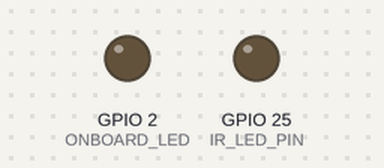
The sketch below on a simulated ESP32. Parts: output pins drawn as LEDs (lit = HIGH). Random numbers use the default seed unless the sketch sets one; no radio packets arrive unless stated; pins used as bus, display or sensor lines are not drawn; what the sketch prints to the serial monitor is not drawn.

Above: at 0.7 s.
Timing chart, 0 to 23.3 s (numbered marks = the images above):
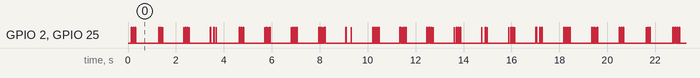

The sketch:

rf_driver.ino
```cpp
#include <SPI.h>
#include <RH_RF69.h>

// ---------- Pins ----------
const int IR_LED_PIN   = 25;  // MOSFET gate for IR LED array
const int ONBOARD_LED  = 2;   // your board's LED (active-HIGH on your unit)

// RFM69 pins (ESP32)
#define RFM69_CS   5
#define RFM69_INT  4     // DIO0
#define RFM69_RST  14
#define RF_FREQUENCY 433.0  // MHz

RH_RF69 rf69(RFM69_CS, RFM69_INT);
bool rf_ok = false;

// ---------- LED helpers ----------
inline void onboardOn()  { digitalWrite(ONBOARD_LED, HIGH); }
inline void onboardOff() { digitalWrite(ONBOARD_LED, LOW);  }
inline void irOn()       { digitalWrite(IR_LED_PIN, HIGH);  }
inline void irOff()      { digitalWrite(IR_LED_PIN, LOW);   }

// ---------- Rhythm primitives ----------
int phase_former(int off_delay_ms, int on_ms) {
  irOn();  onboardOn();
  delay(on_ms);
  irOff(); onboardOff();
  delay(off_delay_ms);

  if (rf_ok) {
    const char *msg = "pulse";
    rf69.send((uint8_t*)msg, strlen(msg));
    rf69.waitPacketSent();
  }
  Serial.print("PULSE:"); Serial.print(on_ms);
  Serial.print("ms, OFF:"); Serial.print(off_delay_ms); Serial.println("ms");
  return 0;
}

int random_delay_time(int min_ms, int max_ms){
  int on_ms = random(min_ms, max_ms);   // upper bound exclusive
  irOn();  onboardOn();
  delay(on_ms);
  irOff(); onboardOff();
  delay(3);

  if (rf_ok) {
    const char *msg = "rand";
    rf69.send((uint8_t*)msg, strlen(msg));
    rf69.waitPacketSent();
  }
  Serial.print("RAND:"); Serial.print(on_ms); Serial.println("ms");
  return 0;
}

// ---------- Setup ----------
void setup() {
  pinMode(IR_LED_PIN, OUTPUT);
  pinMode(ONBOARD_LED, OUTPUT);
  irOff(); onboardOff();

  Serial.begin(115200);
  delay(50);
  randomSeed((uint32_t)esp_random());

  // RFM69 reset sequence
  pinMode(RFM69_RST, OUTPUT);
  digitalWrite(RFM69_RST, HIGH); delay(10);
  digitalWrite(RFM69_RST, LOW);  delay(10);

  rf_ok = rf69.init();
  if (rf_ok) {
    rf69.setFrequency(RF_FREQUENCY);
    rf69.setTxPower(14, true); // 14 dBm, PA boost enabled
    // Optional encryption (must match on receiver):
    // uint8_t key[16] = "1234567890ABCDEF";
    // rf69.setEncryptionKey(key);
    Serial.println("✅ RFM69 ready @ 433 MHz");
  } else {
    Serial.println("⚠️ RFM69 init failed — continuing LED + IR only");
  }

  Serial.println("== ESP32 Rhythm + IR + RF (guarded) ==");
}

// ---------- Main loop ----------
void loop() {
  // Four randomized pulses (6–30 ms ON, 3 ms OFF each)
  random_delay_time(6, 30);
  random_delay_time(6, 30);
  random_delay_time(6, 30);
  random_delay_time(6, 30);

  // Descending phase sequence (3 ms ON, decreasing OFF)
  phase_former(24, 3);
  phase_former(22, 3);
  phase_former(20, 3);
  phase_former(18, 3);
  phase_former(16, 3);
  phase_former(14, 3);
  phase_former(12, 3);
  phase_former(10, 3);
  phase_former(8,  3);
  phase_former(6,  3);

  int rest = random(10, 50);  // 100..500 ms
  delay(rest);
  Serial.print("REST:"); Serial.print(rest); Serial.println("ms");
}
```

Measured:
- by itself, everything shown: repeats every 20.2 s, in 80 steps
